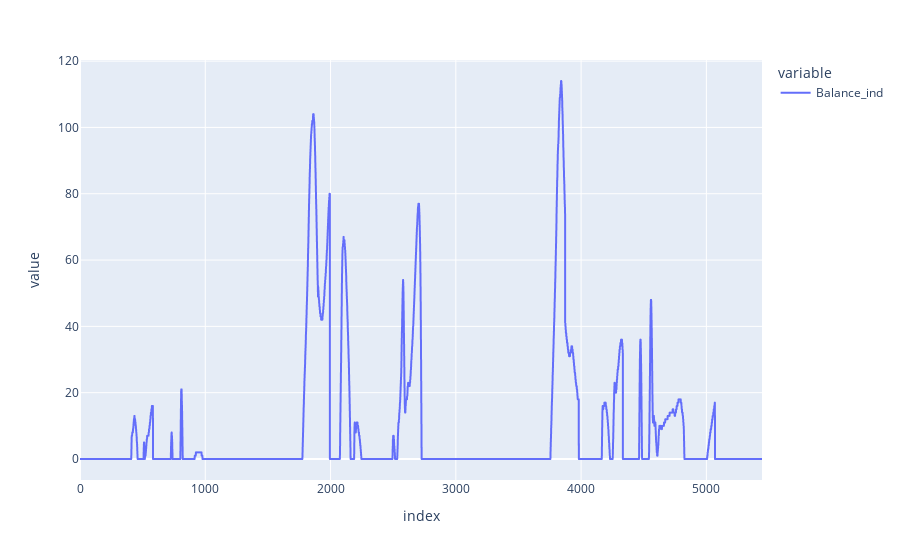

Source (notebook cell):
### Markdown cell above
# Balance_ind

### Code cell
"""Horizontal (x) Distance between the COM and the closest Supporting leg marker of Toe and Heel.
If COM is between these 2 markers the result is 0 (see sequential action paper)

Normalized by COM height in straight stance (SubjectCalibration01 trial)"""

# first check whether left of right foot is closer (abs  of COM vs both feet)

df['distance_ComFoot_L'] = np.sqrt((df[f'{participant}:LTOE_x'] - df[f'{participant}:CentreOfMass_x']) ** 2 + (df[f'{participant}:LTOE_y'] - df[f'{participant}:CentreOfMass_y']) ** 2)
df['distance_ComFoot_R'] = np.sqrt((df[f'{participant}:RTOE_x'] - df[f'{participant}:CentreOfMass_x']) ** 2 + (df[f'{participant}:RTOE_y'] - df[f'{participant}:CentreOfMass_y']) ** 2)
df['closestFoot_COM'] = pd.DataFrame(df['distance_ComFoot_L'] > df['distance_ComFoot_R']).replace(False, 'L').replace(True, 'R')

df['Balance_ind'] = 99999
# now, if COM_x is between the two x values of the closer foot markers then 0 - else take difference
for index, row in df.iterrows():
    closer_side = row['closestFoot_COM']
    if row[f'{participant}:{closer_side}TOE_x'] <= row[f'{participant}:CentreOfMass_x'] <= row[f'{participant}:{closer_side}HEE_x']:
        balance_ind = 0
    elif row[f'{participant}:{closer_side}HEE_x'] <= row[f'{participant}:CentreOfMass_x'] <= row[f'{participant}:{closer_side}TOE_x']:
        balance_ind = 0
    else:
        balance_ind = min(abs(row[f'{participant}:CentreOfMass_x'] - row[f'{participant}:{closer_side}TOE_x']),
                                 abs(row[f'{participant}:CentreOfMass_x'] - row[f'{participant}:{closer_side}HEE_x']))
    df.at[index,'Balance_ind'] = balance_ind


# TODO: normalize by COM height in straight stance!
print('the closer foot analysis checks the toes only.. include the heel as well!')
print('normalize by COM height in straight stance!')

px.line(df['Balance_ind'])

### Figure 1 — Plotly figure (JSON) as saved in the notebook; plotly's stock layout.template omitted (floating-point values rounded to 4 significant figures; data arrays with more than 128 entries replaced by an {"elided": "..."} marker saying what was removed)
{"data": [{"hovertemplate": "variable=Balance_ind<br>index=%{x}<br>value=%{y}<extra></extra>", "legendgroup": "Balance_ind", "line": {"color": "#636efa", "dash": "solid"}, "mode": "lines", "name": "Balance_ind", "showlegend": true, "type": "scattergl", "x": {"elided": "5445 int values"}, "xaxis": "x", "y": {"elided": "5445 int values"}, "yaxis": "y"}], "layout": {"legend": {"title": {"text": "variable"}, "tracegroupgap": 0}, "margin": {"t": 60}, "xaxis": {"anchor": "y", "domain": [0, 1], "title": {"text": "index"}}, "yaxis": {"anchor": "x", "domain": [0, 1], "title": {"text": "value"}}}}
